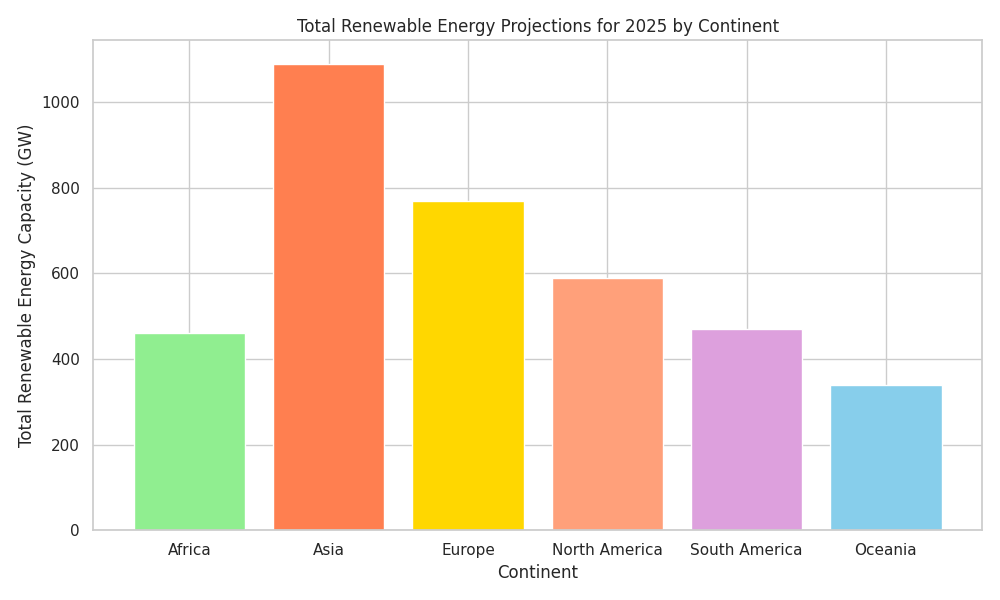

Python code for this plot:
import matplotlib.pyplot as plt
import numpy as np

continents = ['Africa', 'Asia', 'Europe', 'North America', 'South America', 'Oceania']
capacities = np.array([
    [120, 220, 70, 50],    # Africa
    [310, 480, 210, 90],   # Asia
    [230, 320, 140, 80],   # Europe
    [170, 250, 110, 60],   # North America
    [150, 190, 80, 50],    # South America
    [110, 130, 60, 40],    # Oceania
])

total_capacities = capacities.sum(axis=1)

fig, ax = plt.subplots(figsize=(10, 6))

# Shuffled color order
colors = ['lightgreen', 'coral', 'gold', 'lightsalmon', 'plum', 'skyblue']

ax.bar(continents, total_capacities, color=colors)

ax.set_xlabel('Continent')
ax.set_ylabel('Total Renewable Energy Capacity (GW)')
ax.set_title('Total Renewable Energy Projections for 2025 by Continent')

plt.tight_layout()
plt.show()
